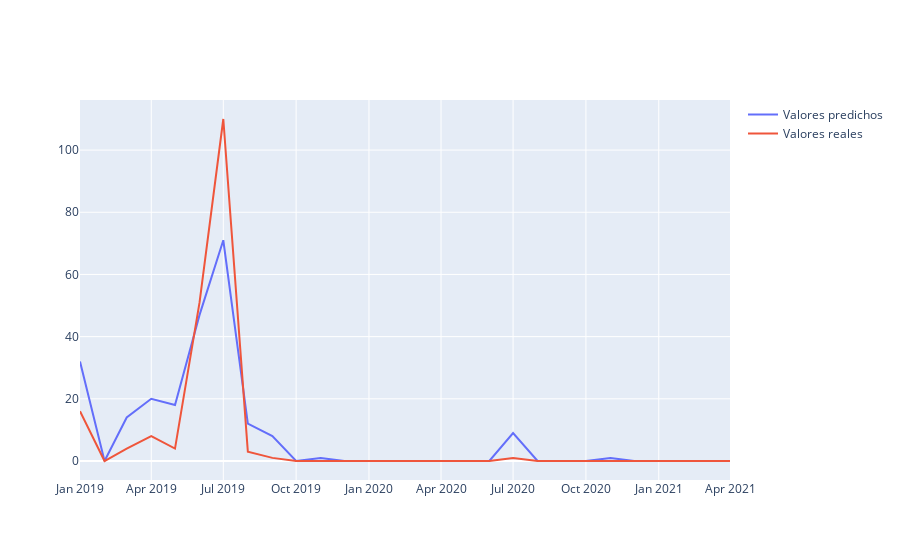

The code cell stored with this chart in its notebook:
### Code cell
aux = res.query('REF=="XA0194:00009:"')
fig = go.Figure()
fig.add_scatter(x=aux['DATE'], y=aux['PREDICTED'], mode='lines', name='Valores predichos')
fig.add_scatter(x=aux['DATE'], y=aux['CANTIDAD'], mode='lines', name='Valores reales')

### Figure 1 — Plotly figure (JSON) as saved in the notebook; plotly's stock layout.template omitted (floating-point values rounded to 4 significant figures)
{"data": [{"mode": "lines", "name": "Valores predichos", "type": "scatter", "x": ["2019-01", "2019-02", "2019-03", "2019-04", "2019-05", "2019-06", "2019-07", "2019-08", "2019-09", "2019-10", "2019-11", "2019-12", "2020-01", "2020-02", "2020-03", "2020-04", "2020-05", "2020-06", "2020-07", "2020-08", "2020-09", "2020-10", "2020-11", "2020-12", "2021-01", "2021-02", "2021-03", "2021-04"], "y": [32, 0, 14, 20, 18, 47, 71, 12, 8, 0, 1, 0, 0, 0, 0, 0, 0, 0, 9, 0, 0, 0, 1, 0, 0, 0, 0, 0]}, {"mode": "lines", "name": "Valores reales", "type": "scatter", "x": ["2019-01", "2019-02", "2019-03", "2019-04", "2019-05", "2019-06", "2019-07", "2019-08", "2019-09", "2019-10", "2019-11", "2019-12", "2020-01", "2020-02", "2020-03", "2020-04", "2020-05", "2020-06", "2020-07", "2020-08", "2020-09", "2020-10", "2020-11", "2020-12", "2021-01", "2021-02", "2021-03", "2021-04"], "y": [16, 0, 4, 8, 4, 51, 110, 3, 1, 0, 0, 0, 0, 0, 0, 0, 0, 0, 1, 0, 0, 0, 0, 0, 0, 0, 0, 0]}], "layout": {}}
